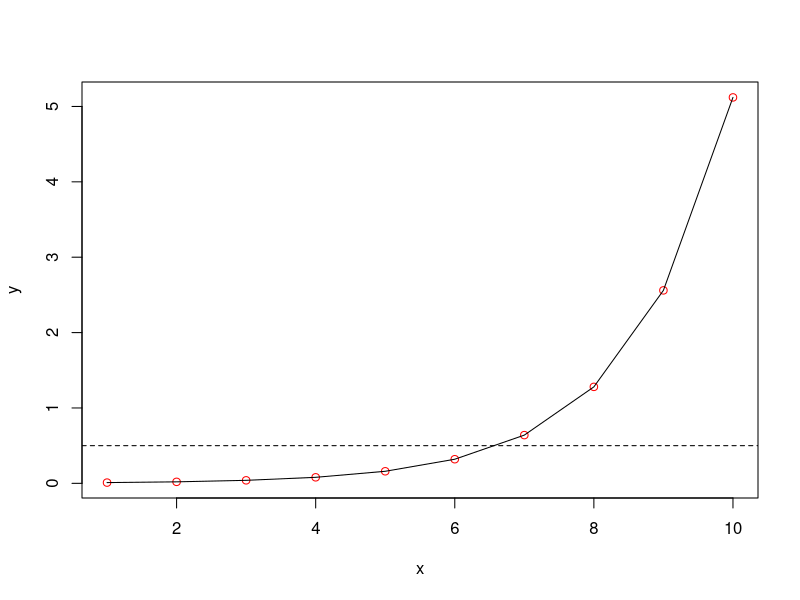
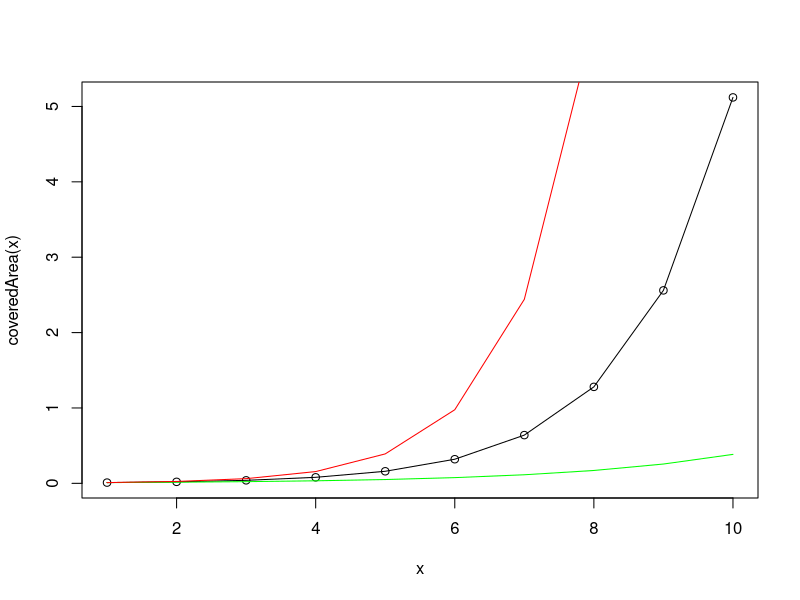

R code for these plots, in order:
# Exercise 2.1 
# covered = 1/100 * 2^(day - 1)
# y = 1/100 * 2^(x - 1)

#' coveredArea
#' covered area of a lake using an exponential function
coveredArea <- function(days, beginningArea = 1/100, growthRate = 2) {
  
  y <- beginningArea * growthRate^(days-1) # fraction of covered lake
  return(y)
}

x <- 1:10 # days
y <- 1/100 * 2^(x-1) # fraction of covered lake
# lets use our function
coveredArea(x)

plot(x, y, col = "red") 
lines(x, y)
abline(h = 0.5, lty = "dashed") 


# water lilies only cover 1.5x
y <- 1/100 * 1.5^(x-1) # fraction of covered lake
coveredArea(x, growthRate = 1.5)

# water lilies cover 1/10 of the lake on day 1
y <- 1/10*1.5^(x-1)

# plot multiple versions
plot(x, coveredArea(x))
lines(x, coveredArea(x))
lines(x, coveredArea(x, growthRate = 1.5), col="green")
lines(x, coveredArea(x, growthRate = 2.5), col="red")
